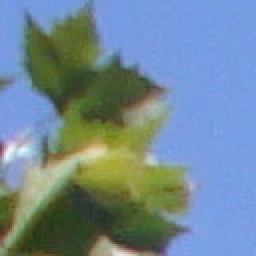
#> input picture patch01.jpg, 128 x 128 px (shown 2 times larger)
$ python q08.py
#> lines starting #> are read from the running program, lines starting #| are printed output that depends on the picture
import numpy as np
import cv2
import sys
import matplotlib.pyplot as plt


imagem1 = cv2.imread('patch01.jpg')
#> imagem1 is the input picture: shape (128, 128, 3); mean B, G, R 149.8, 136.2, 113.5
imagem2 = cv2.imread('patch02.jpg')
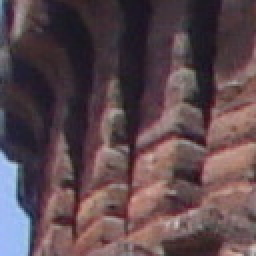
#> input picture patch02.jpg, 128 x 128 px (shown 2 times larger)
#> imagem2 is the input picture: shape (128, 128, 3); mean B, G, R 78.7, 73, 92.7
imagem3 = cv2.imread('patch03.jpg')
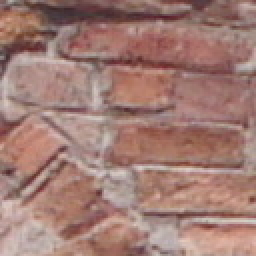
#> input picture patch03.jpg, 128 x 128 px (shown 2 times larger)
#> imagem3 is the input picture: shape (128, 128, 3); mean B, G, R 115.9, 123.7, 161
imagem4 = cv2.imread('patch04.jpg')
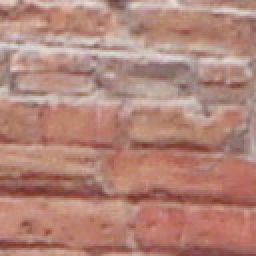
#> input picture patch04.jpg, 128 x 128 px (shown 2 times larger)
#> imagem4 is the input picture: shape (128, 128, 3); mean B, G, R 120.9, 132.9, 177.6

fig, axes = plt.subplots(nrows=2, ncols=2, figsize=(12, 8))


axes[0, 0].imshow(imagem1)
axes[1, 0].imshow(imagem2)
axes[0, 1].imshow(imagem3)
axes[1, 1].imshow(imagem4)

fig.savefig('q08.png')
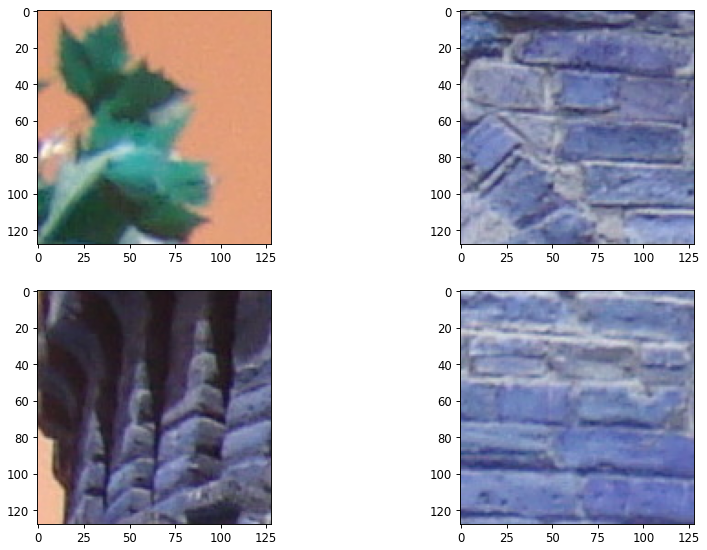
#> figure drawn by matplotlib, 4 panels; B, G, R data is drawn as R, G, B

imagemrgb1 = cv2.cvtColor(imagem1, cv2.COLOR_BGR2RGB)
imagemrgb2 = cv2.cvtColor(imagem2, cv2.COLOR_BGR2RGB)
imagemrgb3 = cv2.cvtColor(imagem3, cv2.COLOR_BGR2RGB)
imagemrgb4 = cv2.cvtColor(imagem4, cv2.COLOR_BGR2RGB)

fig_rgb, axes_rgb = plt.subplots(nrows=2, ncols=2, figsize=(12, 8))


axes_rgb[0, 0].imshow(imagemrgb1)
axes_rgb[1, 0].imshow(imagemrgb2)
axes_rgb[0, 1].imshow(imagemrgb3)
axes_rgb[1, 1].imshow(imagemrgb4)


fig_rgb.savefig('q08rgb.png')
